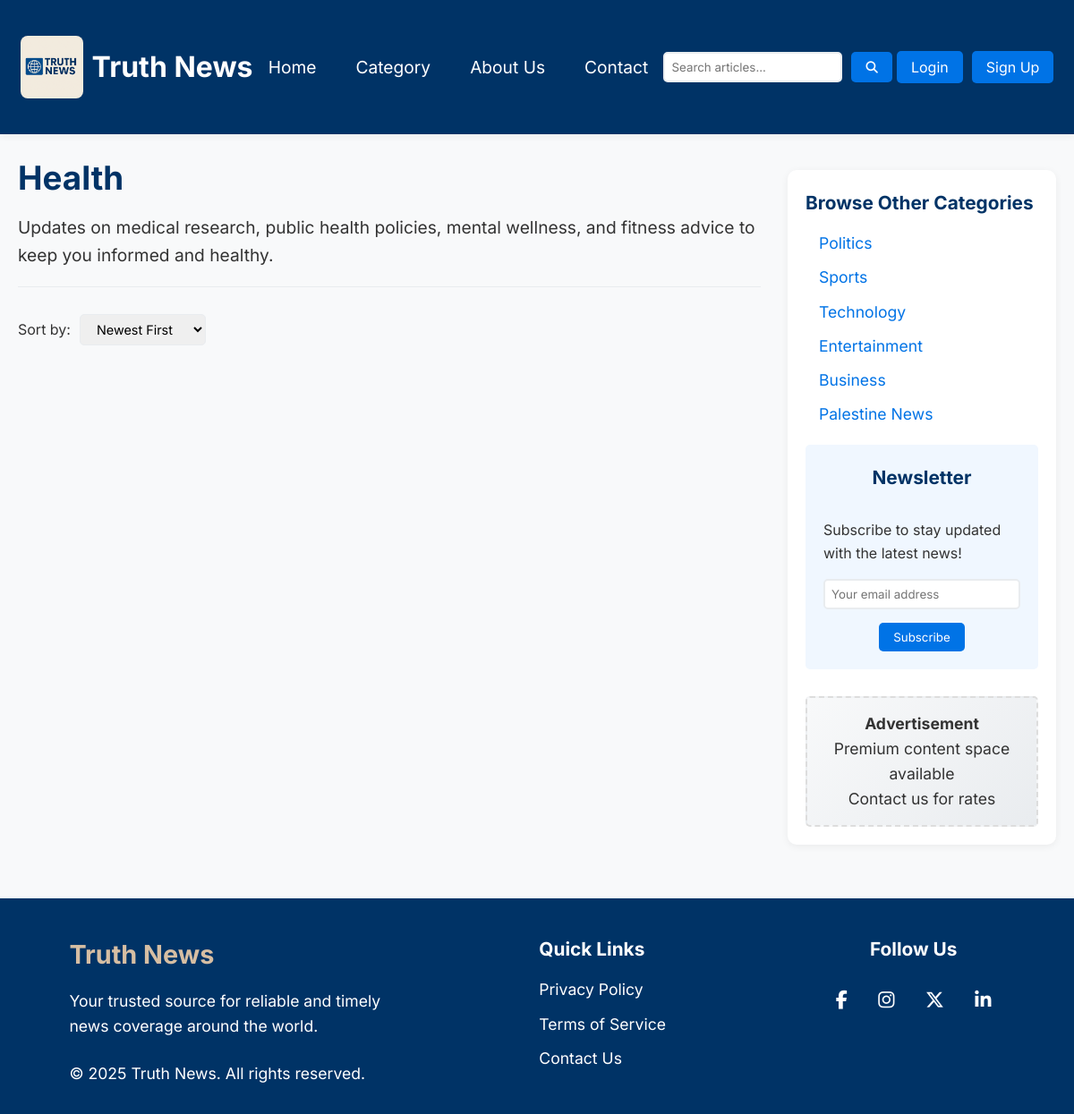
The page /category.php?id=4 on the database its author committed.
### tables this page shows
CREATE TABLE categories(
    category_id INT PRIMARY KEY,
    category_name VARCHAR(50) NOT NULL,
    category_description VARCHAR(255) NOT NULL
);

### category.php (the view, shortened to what this page needs)
<?php
include 'config/db.php';
if(isset($_GET['id'])){
    $category_id = intval($_GET['id']);
    $category_sql = "SELECT * FROM categories WHERE category_id = $category_id";
    $category_result = mysqli_query($connection, $category_sql);
    $category_details = mysqli_fetch_assoc($category_result);
} else {
    die("Category ID not provided.");
}
?>
<?php include 'includes/header.php'; ?>
<div class="layout-container">
    <main>
        <div class="category-header">
            <h1><?php echo htmlspecialchars($category_details['category_name']); ?></h1>
            <p class="category-description"><?php echo htmlspecialchars($category_details['category_description']); ?></p>
        </div>
        <div class="category-sorting">
            <span>Sort by:</span>
            <select>
                <option>Newest First</option>
            </select>
        </div>
    </main>
    <aside class="sidebar">
        <h3>Browse Other Categories</h3>
        <ul class="related-categories">
            <?php foreach ($categories as $related): ?>
                <?php if ($related['category_id'] != $category_id): ?>
                    <li>
                        <a href="category.php?id=<?php echo $related['category_id']; ?>">
                            <?php echo htmlspecialchars($related['category_name']); ?>
                        </a>
                    </li>
                <?php endif; ?>
            <?php endforeach; ?>
        </ul>
        <div class="newsletter">
            <h3>Newsletter</h3>
            <p>Subscribe to stay updated with the latest news!</p>
            <input type="email" placeholder="Your email address">
            <button>Subscribe</button>
        </div>
        <div class="ad">
            <p><strong>Advertisement</strong><br>
            Premium content space available<br>
            Contact us for rates</p>
        </div>
    </aside>
</div>
<?php include 'includes/footer.php'; ?>

### assets/styles.css (style rules this page uses)
:root { --primary-color: #003366; --secondary-color: #0073e6; --accent-color: #d6bea3; --button-hover: #005bb5; --text-color: #333; --bg-color: #f8f9fa; --border-color: #e9ecef; --shadow: 0 2px 8px rgba(0,0,0,0.06); --shadow-hover: 0 6px 12px rgba(0,0,0,0.1); }
* { margin: 0; padding: 0; box-sizing: border-box; font-family: 'Inter', sans-serif; }
body { background-color: var(--bg-color); color: var(--text-color); line-height: 1.6; }
h1 { font-size: 2rem; }
h3 { font-size: 1.3rem; color: var(--primary-color); }
p, a { font-size: 1.1rem; color: var(--text-color); }
button { padding: 8px 16px; background-color: var(--secondary-color); border: none; border-radius: 5px; color: white; cursor: pointer; transition: background-color 0.3s ease; }
.layout-container { max-width: 1200px; margin: 0 auto; padding: 20px; display: grid; grid-template-columns: 1fr 300px; gap: 30px; }
.sidebar { background: white; padding: 20px; margin: 20px 0; border-radius: 10px; box-shadow: var(--shadow); position: sticky; top: 160px; height: fit-content; }
.sidebar h3 { margin-bottom: 15px; }
.sidebar ul { list-style: none; margin-bottom: 20px; }
.sidebar ul li { margin-bottom: 10px; padding-left: 15px; position: relative; }
.sidebar ul li a { text-decoration: none; color: var(--secondary-color); transition: color 0.3s ease; }
.sidebar .ad { background: linear-gradient(135deg, #f8f9fa, #e9ecef); padding: 15px; text-align: center; color: #666; border: 2px dashed #ddd; border-radius: 5px; }
.newsletter { background-color: #f0f7ff; padding: 20px; border-radius: 5px; margin-bottom: 30px; display: flex; flex-direction: column; align-items: center; gap: 15px; }
.newsletter p { font-size: 1rem; }
.newsletter input { width: 100%; padding: 7px; border: 2px solid var(--border-color); color: var(--text-color); border-radius: 5px; }
.category-header { margin-bottom: 30px; padding-bottom: 20px; border-bottom: 1px solid var(--border-color); }
.category-header h1 { font-size: 2.3rem; color: var(--primary-color); margin-bottom: 10px; }
.category-description { font-size: 1.2rem; }
.category-sorting { margin-bottom: 20px; display: flex; align-items: center; gap: 10px; }
.category-sorting select { padding: 7px 14px; border-radius: 5px; border: 1px solid var(--border-color); font-size: 0.9rem; }

### rows shown on the page
categories: category_name "Health", category_description "Updates on medical research, public health policies, mental wellness, and fitness advice to keep you informed and healthy."
categories: category_name "Politics"
categories: category_name "Sports"
categories: category_name "Technology"
categories: category_name "Entertainment"
categories: category_name "Business"
categories: category_name "Palestine News"
